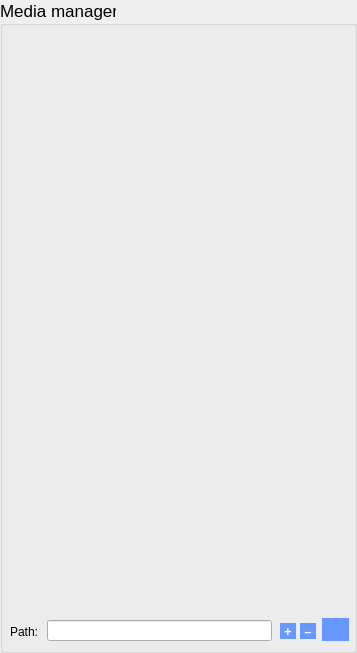
     <widget class="QGroupBox" name="mMediaBox">
      <property name="geometry">
       <rect>
        <x>757</x>
        <y>-2</y>
        <width>357</width>
        <height>653</height>
       </rect>
      </property>
      <property name="font">
       <font>
        <pointsize>13</pointsize>
       </font>
      </property>
      <property name="cursor">
       <cursorShape>ArrowCursor</cursorShape>
      </property>
      <property name="mouseTracking">
       <bool>true</bool>
      </property>
      <property name="toolTip">
       <string>Default directory where media files are located</string>
      </property>
      <property name="styleSheet">
       <string notr="true">QToolButton {
	background: #6698FF;
	color: white;
	border: 1px solid #6698FF;
}

QToolButton:pressed {
	border: 2px outset #1E90FF;
}
</string>
      </property>
      <property name="title">
       <string>Media manager</string>
      </property>
      <widget class="QLabel" name="label_22">
       <property name="geometry">
        <rect>
         <x>10</x>
         <y>622</y>
         <width>36</width>
         <height>20</height>
        </rect>
       </property>
       <property name="text">
        <string>Path:</string>
       </property>
      </widget>
      <widget class="QLineEdit" name="mMediaPath">
       <property name="geometry">
        <rect>
         <x>47</x>
         <y>620</y>
         <width>225</width>
         <height>21</height>
        </rect>
       </property>
       <property name="font">
        <font>
         <pointsize>8</pointsize>
        </font>
       </property>
       <property name="toolTip">
        <string>Default directory where media files are stored.
Type in field to change.</string>
       </property>
       <property name="layoutDirection">
        <enum>Qt::LeftToRight</enum>
       </property>
      </widget>
      <widget class="QToolButton" name="mPlaySoundBtn">
       <property name="geometry">
        <rect>
         <x>322</x>
         <y>618</y>
         <width>27</width>
         <height>23</height>
        </rect>
       </property>
       <property name="toolTip">
        <string>play recording</string>
       </property>
       <property name="text">
        <string/>
       </property>
      </widget>
      <widget class="QToolButton" name="mAddEgBtn">
       <property name="geometry">
        <rect>
         <x>280</x>
         <y>623</y>
         <width>16</width>
         <height>16</height>
        </rect>
       </property>
       <property name="font">
        <font>
         <pointsize>10</pointsize>
         <weight>75</weight>
         <bold>true</bold>
        </font>
       </property>
       <property name="toolTip">
        <string>add media file</string>
       </property>
       <property name="autoFillBackground">
        <bool>false</bool>
       </property>
       <property name="styleSheet">
        <string notr="true"/>
       </property>
       <property name="text">
        <string>+</string>
       </property>
       <property name="toolButtonStyle">
        <enum>Qt::ToolButtonTextOnly</enum>
       </property>
       <property name="autoRaise">
        <bool>true</bool>
       </property>
      </widget>
      <widget class="QToolButton" name="mDelEgBtn">
       <property name="geometry">
        <rect>
         <x>300</x>
         <y>623</y>
         <width>16</width>
         <height>16</height>
        </rect>
       </property>
       <property name="font">
        <font>
         <pointsize>10</pointsize>
         <weight>75</weight>
         <bold>true</bold>
        </font>
       </property>
       <property name="toolTip">
        <string>delete media file</string>
       </property>
       <property name="styleSheet">
        <string notr="true"/>
       </property>
       <property name="text">
        <string>–</string>
       </property>
       <property name="toolButtonStyle">
        <enum>Qt::ToolButtonTextOnly</enum>
       </property>
       <property name="autoRaise">
        <bool>true</bool>
       </property>
      </widget>
     </widget>
